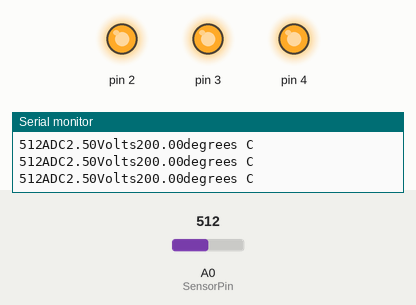
Simulated run of this sketch. Board: Arduino Uno, built with avr-gcc and run on an emulated ATmega328P. Shown: output pins drawn as LEDs (lit = HIGH), the last lines printed to the serial monitor. The test bench sets the inputs (shaded band); at power-on: A0 (SensorPin) = 512.

Above: at 1.2 s.
1.3 s: A0 (SensorPin) set to 121
4.3 s: A0 (SensorPin) set to 112
At 5.3 s:
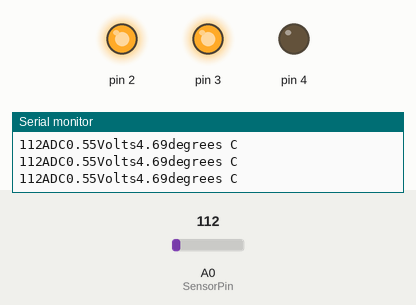
5.8 s: A0 (SensorPin) set to 0
At 6.4 s:
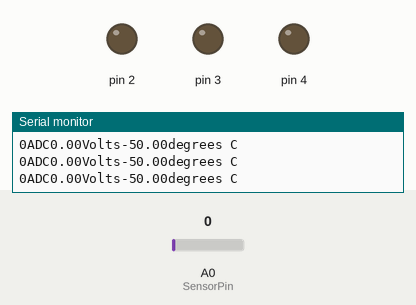
Timing chart, 0 to 8.8 s (numbered marks = the images above; inputs shaded):
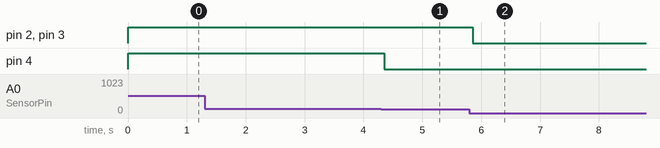

The sketch:

Temp_sensor.ino
```cpp
//variable for the temperature sensor
const int SensorPin =A0;
//variable that holds the baseline temperature of the room float base
void setup() {
  //open a serial port to display values-specifies the speed
  Serial.begin(9600);
  //set the LED pins as outputs
  //the for() loop saves some extra coding
  for(int x=2; x<5;x++){
    pinMode (x,OUTPUT);
    digitalWrite(x, LOW);
  }

}

void loop() {
  // read the value on the Analog In pin and store it in a variable
  int sensorVal =analogRead(SensorPin);
  //send the 10-bit sensor value out the serial port
  Serial.print(sensorVal);
  Serial.print("ADC");
  //convert the ADC reading to voltage -raw value from analog to digital
  float voltage =(sensorVal/1024.0)*5.0;
  //send the voltage level out the serial port
  Serial.print(voltage);
  Serial.print("Volts");//string to specify the number was volts
  //convert the voltage to temperature in degrees c
  //the sensor reports 10mv per degree with 500mv offset
  //to degrees((voltage - 500mv) times 100)
  float temperature = (voltage - .5)*100;
  Serial.print(temperature);
  Serial.println("degrees C");//prints on a new line
  //Use the baseline temperature as a starting point, increment
  //the number lEDs that are on for every 2 degrees of increase
  // if the current temperature is lower than the baseline
  //turn off all LEDs
  float baselineTemp;
  if(temperature< baselineTemp){
    digitalWrite (2, LOW);
    digitalWrite (3, LOW);
    digitalWrite (4, LOW);

  }
  else if (temperature >= baselineTemp+2 && temperature < baselineTemp+3){
     digitalWrite (2, HIGH);
    digitalWrite (3, LOW);
    digitalWrite (4, LOW);
  }
  else if (temperature >= baselineTemp+4 && temperature < baselineTemp+5){
     digitalWrite (2, HIGH);
    digitalWrite (3, HIGH);
    digitalWrite (4, LOW);
  }
  else if (temperature >= baselineTemp+6){
     digitalWrite (2, HIGH);
    digitalWrite (3, HIGH);
    digitalWrite (4, HIGH);
  }


}
```

Measured:
- the behaviour switches between 113 and 112 on A0 (SensorPin) (found by bisection; images 0 and 1)
- after the input at 4.3 s, pin 4: HIGH → LOW after 0.06 s
- after the input at 5.8 s, pin 2, pin 3: HIGH → LOW after 0.05 s
